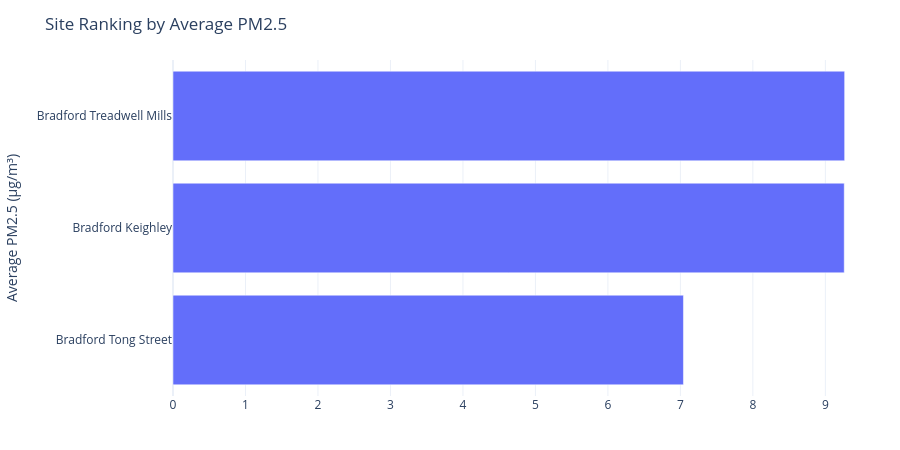

Notebook code cell kept with this figure:
### Code cell
# Plot: Site ranking by average PM2.5
fig4 = px.bar(
    site_rank.sort_values("avg_pm25", ascending=True),
    x="avg_pm25",
    y="site",
    orientation="h"
)

fig4 = polish(fig4, "Site Ranking by Average PM2.5", y_title="Average PM2.5 (µg/m³)")
fig4.show()
pio.write_html(fig4, out_dir / "fig4_site_ranking_pm25.html", include_plotlyjs="cdn")

### Figure 1 — Plotly figure (JSON) as saved in the notebook; plotly's stock layout.template omitted (floating-point values rounded to 4 significant figures)
{"data": [{"hovertemplate": "avg_pm25=%{x}<br>site=%{y}<extra></extra>", "legendgroup": "", "marker": {"color": "#636efa", "pattern": {"shape": ""}}, "name": "", "orientation": "h", "showlegend": false, "textposition": "auto", "type": "bar", "x": [7.042, 9.261, 9.266], "xaxis": "x", "y": ["Bradford Tong Street", "Bradford Keighley", "Bradford Treadwell Mills"], "yaxis": "y"}], "layout": {"barmode": "relative", "height": 450, "hovermode": "closest", "legend": {"title": {"text": ""}, "tracegroupgap": 0}, "margin": {"b": 40, "l": 40, "r": 20, "t": 60}, "title": {"text": "Site Ranking by Average PM2.5"}, "xaxis": {"anchor": "y", "domain": [0, 1], "title": {"text": ""}}, "yaxis": {"anchor": "x", "domain": [0, 1], "title": {"text": "Average PM2.5 (µg/m³)"}}}}
